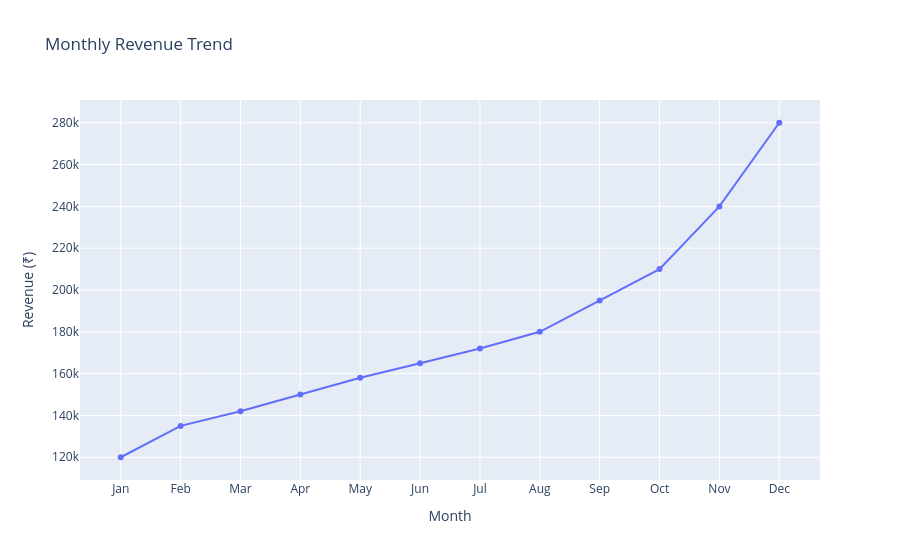

The cell this chart's notebook holds for it:
### Code cell
# 4. PLOTLY VISUALIZATION

# REVENUE TREND
fig = px.line(x=months, y=revenue, markers=True, title="Monthly Revenue Trend", labels={"x": "Month", "y": "Revenue (₹)"})
fig.show()

### Figure 1 — Plotly figure (JSON) as saved in the notebook; plotly's stock layout.template omitted (floating-point values rounded to 4 significant figures)
{"data": [{"hovertemplate": "Month=%{x}<br>Revenue (₹)=%{y}<extra></extra>", "legendgroup": "", "line": {"color": "#636efa", "dash": "solid"}, "marker": {"symbol": "circle"}, "mode": "lines+markers", "name": "", "orientation": "v", "showlegend": false, "type": "scatter", "x": ["Jan", "Feb", "Mar", "Apr", "May", "Jun", "Jul", "Aug", "Sep", "Oct", "Nov", "Dec"], "xaxis": "x", "y": [120000, 135000, 142000, 150000, 158000, 165000, 172000, 180000, 195000, 210000, 240000, 280000], "yaxis": "y"}], "layout": {"legend": {"tracegroupgap": 0}, "title": {"text": "Monthly Revenue Trend"}, "xaxis": {"anchor": "y", "domain": [0, 1], "title": {"text": "Month"}}, "yaxis": {"anchor": "x", "domain": [0, 1], "title": {"text": "Revenue (₹)"}}}}
